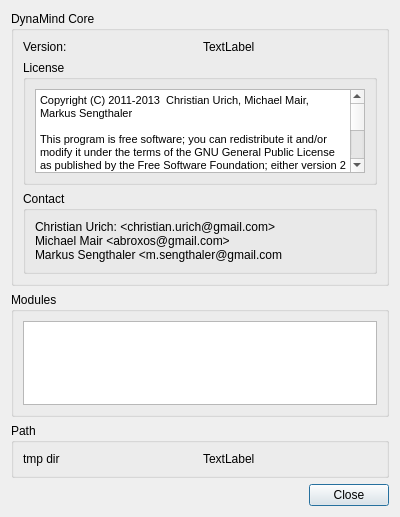
<?xml version="1.0" encoding="UTF-8"?>
<ui version="4.0">
 <class>GUIAboutDialog</class>
 <widget class="QDialog" name="GUIAboutDialog">
  <property name="geometry">
   <rect>
    <x>0</x>
    <y>0</y>
    <width>400</width>
    <height>517</height>
   </rect>
  </property>
  <property name="windowTitle">
   <string>Dialog</string>
  </property>
  <layout class="QVBoxLayout" name="verticalLayout">
   <item>
    <widget class="QGroupBox" name="groupBox">
     <property name="title">
      <string>DynaMind Core</string>
     </property>
     <layout class="QHBoxLayout" name="horizontalLayout">
      <item>
       <layout class="QVBoxLayout" name="verticalLayout_3">
        <item>
         <layout class="QHBoxLayout" name="horizontalLayout_4">
          <item>
           <widget class="QLabel" name="label">
            <property name="text">
             <string>Version:</string>
            </property>
           </widget>
          </item>
          <item>
           <widget class="QLabel" name="label_2">
            <property name="text">
             <string>TextLabel</string>
            </property>
           </widget>
          </item>
         </layout>
        </item>
        <item>
         <widget class="QGroupBox" name="groupBox_4">
          <property name="title">
           <string>License</string>
          </property>
          <layout class="QVBoxLayout" name="verticalLayout_5">
           <item>
            <widget class="QTextBrowser" name="licenseBox">
             <property name="html">
              <string>&lt;!DOCTYPE HTML PUBLIC &quot;-//W3C//DTD HTML 4.0//EN&quot; &quot;http://www.w3.org/TR/REC-html40/strict.dtd&quot;&gt;
&lt;html&gt;&lt;head&gt;&lt;meta name=&quot;qrichtext&quot; content=&quot;1&quot; /&gt;&lt;style type=&quot;text/css&quot;&gt;
p, li { white-space: pre-wrap; }
&lt;/style&gt;&lt;/head&gt;&lt;body style=&quot; font-family:'MS Shell Dlg 2'; font-size:8.25pt; font-weight:400; font-style:normal;&quot;&gt;
&lt;p style=&quot; margin-top:0px; margin-bottom:0px; margin-left:0px; margin-right:0px; -qt-block-indent:0; text-indent:0px;&quot;&gt;&lt;span style=&quot; font-size:8pt;&quot;&gt;Copyright (C) 2011-2013  Christian Urich, Michael Mair, Markus Sengthaler&lt;/span&gt;&lt;/p&gt;
&lt;p style=&quot;-qt-paragraph-type:empty; margin-top:0px; margin-bottom:0px; margin-left:0px; margin-right:0px; -qt-block-indent:0; text-indent:0px; font-size:8pt;&quot;&gt;&lt;br /&gt;&lt;/p&gt;
&lt;p style=&quot; margin-top:0px; margin-bottom:0px; margin-left:0px; margin-right:0px; -qt-block-indent:0; text-indent:0px;&quot;&gt;&lt;span style=&quot; font-size:8pt;&quot;&gt;This program is free software; you can redistribute it and/or modify it under the terms of the GNU General Public License as published by the Free Software Foundation; either version 2 of the License, or (at your option) any later version.&lt;/span&gt;&lt;/p&gt;
&lt;p style=&quot;-qt-paragraph-type:empty; margin-top:0px; margin-bottom:0px; margin-left:0px; margin-right:0px; -qt-block-indent:0; text-indent:0px; font-size:8pt;&quot;&gt;&lt;br /&gt;&lt;/p&gt;
&lt;p style=&quot; margin-top:0px; margin-bottom:0px; margin-left:0px; margin-right:0px; -qt-block-indent:0; text-indent:0px;&quot;&gt;&lt;span style=&quot; font-size:8pt;&quot;&gt;This program is distributed in the hope that it will be useful, but WITHOUT ANY WARRANTY; without even the implied warranty of MERCHANTABILITY or FITNESS FOR A PARTICULAR PURPOSE. See the GNU General Public License for more details.&lt;/span&gt;&lt;/p&gt;
&lt;p style=&quot;-qt-paragraph-type:empty; margin-top:0px; margin-bottom:0px; margin-left:0px; margin-right:0px; -qt-block-indent:0; text-indent:0px; font-size:8pt;&quot;&gt;&lt;br /&gt;&lt;/p&gt;
&lt;p style=&quot; margin-top:0px; margin-bottom:0px; margin-left:0px; margin-right:0px; -qt-block-indent:0; text-indent:0px;&quot;&gt;&lt;span style=&quot; font-size:8pt;&quot;&gt;You should have received a copy of the GNU General Public License along with this program; if not, write to the Free Software Foundation, Inc., 51 Franklin Street, Fifth Floor, Boston, MA  02110-1301, USA.&lt;/span&gt;&lt;/p&gt;&lt;/body&gt;&lt;/html&gt;</string>
             </property>
            </widget>
           </item>
           <item>
            <layout class="QVBoxLayout" name="verticalLayout_4"/>
           </item>
          </layout>
         </widget>
        </item>
        <item>
         <widget class="QGroupBox" name="groupBox_5">
          <property name="title">
           <string>Contact</string>
          </property>
          <layout class="QVBoxLayout" name="verticalLayout_7">
           <item>
            <widget class="QLabel" name="contactLabel">
             <property name="text">
              <string>&lt;html&gt;&lt;head/&gt;&lt;body&gt;&lt;p&gt;Christian Urich: &amp;lt;christian.urich@gmail.com&amp;gt;&lt;br/&gt;Michael Mair &amp;lt;abroxos@gmail.com&amp;gt;&lt;br/&gt;Markus Sengthaler &amp;lt;m.sengthaler@gmail.com&lt;/p&gt;&lt;/body&gt;&lt;/html&gt;</string>
             </property>
            </widget>
           </item>
           <item>
            <layout class="QVBoxLayout" name="verticalLayout_6"/>
           </item>
          </layout>
         </widget>
        </item>
       </layout>
      </item>
     </layout>
    </widget>
   </item>
   <item>
    <widget class="QGroupBox" name="groupBox_2">
     <property name="title">
      <string>Modules</string>
     </property>
     <layout class="QHBoxLayout" name="horizontalLayout_2">
      <item>
       <widget class="QListWidget" name="listModules"/>
      </item>
     </layout>
    </widget>
   </item>
   <item>
    <widget class="QGroupBox" name="groupBox_3">
     <property name="title">
      <string>Path</string>
     </property>
     <layout class="QHBoxLayout" name="horizontalLayout_3">
      <item>
       <widget class="QLabel" name="label_3">
        <property name="text">
         <string>tmp dir</string>
        </property>
       </widget>
      </item>
      <item>
       <widget class="QLabel" name="label_tmp">
        <property name="text">
         <string>TextLabel</string>
        </property>
       </widget>
      </item>
     </layout>
    </widget>
   </item>
   <item>
    <widget class="QDialogButtonBox" name="buttonBox">
     <property name="orientation">
      <enum>Qt::Horizontal</enum>
     </property>
     <property name="standardButtons">
      <set>QDialogButtonBox::Close</set>
     </property>
     <property name="centerButtons">
      <bool>false</bool>
     </property>
    </widget>
   </item>
  </layout>
 </widget>
 <resources/>
 <connections>
  <connection>
   <sender>buttonBox</sender>
   <signal>clicked(QAbstractButton*)</signal>
   <receiver>GUIAboutDialog</receiver>
   <slot>close()</slot>
   <hints>
    <hint type="sourcelabel">
     <x>199</x>
     <y>277</y>
    </hint>
    <hint type="destinationlabel">
     <x>199</x>
     <y>149</y>
    </hint>
   </hints>
  </connection>
 </connections>
</ui>
